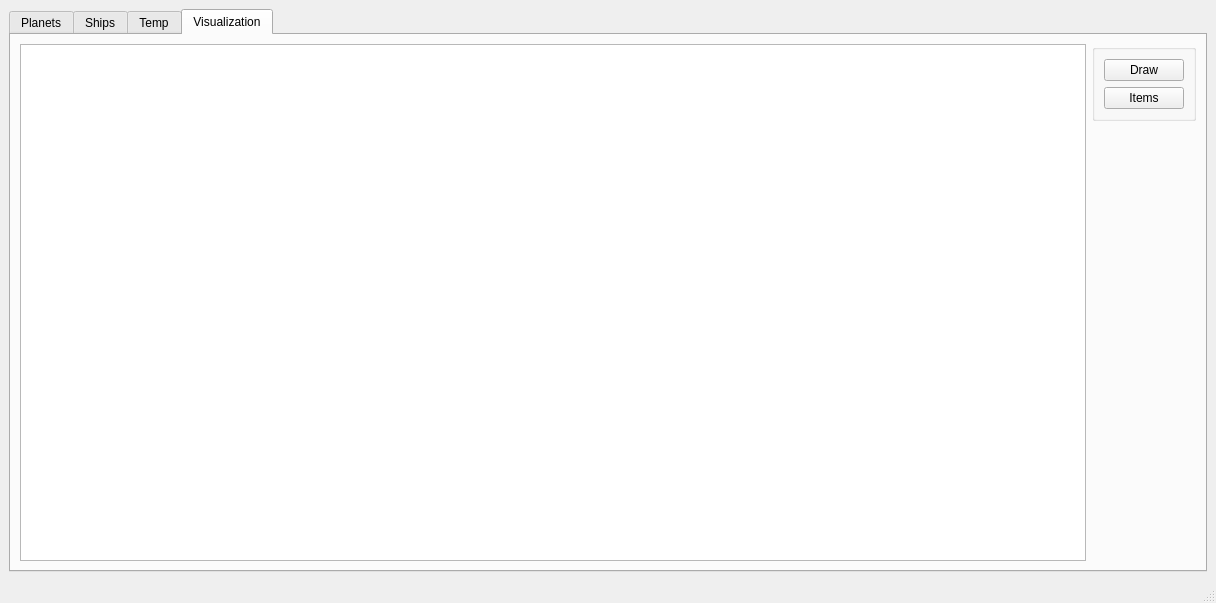
<?xml version="1.0" encoding="UTF-8"?>
<ui version="4.0">
 <class>MainWindow</class>
 <widget class="QMainWindow" name="MainWindow">
  <property name="geometry">
   <rect>
    <x>0</x>
    <y>0</y>
    <width>1216</width>
    <height>603</height>
   </rect>
  </property>
  <property name="windowTitle">
   <string>MainWindow</string>
  </property>
  <widget class="QWidget" name="centralwidget">
   <layout class="QGridLayout" name="gridLayout_2">
    <item row="0" column="0">
     <widget class="QTabWidget" name="tabWidget">
      <property name="currentIndex">
       <number>3</number>
      </property>
      <widget class="QWidget" name="tab_planets">
       <attribute name="title">
        <string>Planets</string>
       </attribute>
       <layout class="QGridLayout" name="gridLayout">
        <item row="0" column="0" rowspan="2">
         <layout class="QVBoxLayout" name="verticalLayout">
          <item>
           <widget class="QLabel" name="label">
            <property name="text">
             <string>CGalaxy</string>
            </property>
           </widget>
          </item>
          <item>
           <widget class="QListWidget" name="listWidget_CGalaxy"/>
          </item>
         </layout>
        </item>
        <item row="0" column="1" rowspan="2">
         <layout class="QVBoxLayout" name="verticalLayout_2">
          <item>
           <widget class="QLabel" name="label_2">
            <property name="text">
             <string>CSector</string>
            </property>
           </widget>
          </item>
          <item>
           <widget class="QListWidget" name="listWidget_CSector"/>
          </item>
         </layout>
        </item>
        <item row="0" column="2" rowspan="2">
         <layout class="QVBoxLayout" name="verticalLayout_3">
          <item>
           <widget class="QLabel" name="label_3">
            <property name="text">
             <string>CSolarSystem</string>
            </property>
           </widget>
          </item>
          <item>
           <widget class="QListWidget" name="listWidget_CSolarSystem"/>
          </item>
         </layout>
        </item>
        <item row="0" column="3" rowspan="2">
         <layout class="QVBoxLayout" name="verticalLayout_4">
          <item>
           <widget class="QLabel" name="label_4">
            <property name="text">
             <string>CPlanet</string>
            </property>
           </widget>
          </item>
          <item>
           <widget class="QListWidget" name="listWidget_CPlanet"/>
          </item>
         </layout>
        </item>
        <item row="0" column="4" rowspan="2">
         <layout class="QVBoxLayout" name="verticalLayout_5">
          <item>
           <widget class="QLabel" name="label_5">
            <property name="text">
             <string>Info</string>
            </property>
           </widget>
          </item>
          <item>
           <widget class="QListWidget" name="listWidget_Info"/>
          </item>
         </layout>
        </item>
        <item row="0" column="5">
         <spacer name="verticalSpacer">
          <property name="orientation">
           <enum>Qt::Vertical</enum>
          </property>
          <property name="sizeHint" stdset="0">
           <size>
            <width>20</width>
            <height>40</height>
           </size>
          </property>
         </spacer>
        </item>
        <item row="1" column="5">
         <layout class="QVBoxLayout" name="verticalLayout_6">
          <item>
           <widget class="QDoubleSpinBox" name="doubleSpinBox">
            <property name="decimals">
             <number>10</number>
            </property>
            <property name="singleStep">
             <double>0.010000000000000</double>
            </property>
           </widget>
          </item>
          <item>
           <widget class="QPushButton" name="pushButton_Generate">
            <property name="text">
             <string>Generate</string>
            </property>
           </widget>
          </item>
         </layout>
        </item>
       </layout>
      </widget>
      <widget class="QWidget" name="tab_ships">
       <attribute name="title">
        <string>Ships</string>
       </attribute>
       <widget class="QTableWidget" name="tableWidget">
        <property name="geometry">
         <rect>
          <x>30</x>
          <y>20</y>
          <width>681</width>
          <height>192</height>
         </rect>
        </property>
        <column>
         <property name="text">
          <string>№</string>
         </property>
        </column>
        <column>
         <property name="text">
          <string>From</string>
         </property>
        </column>
        <column>
         <property name="text">
          <string>To</string>
         </property>
        </column>
        <column>
         <property name="text">
          <string>Type</string>
         </property>
        </column>
        <column>
         <property name="text">
          <string>Value</string>
         </property>
        </column>
        <column>
         <property name="text">
          <string>Time</string>
         </property>
        </column>
       </widget>
       <widget class="QGroupBox" name="groupBox">
        <property name="geometry">
         <rect>
          <x>30</x>
          <y>230</y>
          <width>551</width>
          <height>111</height>
         </rect>
        </property>
        <property name="title">
         <string>Отправка</string>
        </property>
        <widget class="QComboBox" name="comboBox">
         <property name="geometry">
          <rect>
           <x>50</x>
           <y>50</y>
           <width>131</width>
           <height>22</height>
          </rect>
         </property>
        </widget>
        <widget class="QSpinBox" name="spinBox">
         <property name="geometry">
          <rect>
           <x>100</x>
           <y>20</y>
           <width>42</width>
           <height>22</height>
          </rect>
         </property>
        </widget>
        <widget class="QSpinBox" name="spinBox_2">
         <property name="geometry">
          <rect>
           <x>170</x>
           <y>20</y>
           <width>42</width>
           <height>22</height>
          </rect>
         </property>
        </widget>
        <widget class="QSpinBox" name="spinBox_3">
         <property name="geometry">
          <rect>
           <x>260</x>
           <y>20</y>
           <width>42</width>
           <height>22</height>
          </rect>
         </property>
        </widget>
       </widget>
      </widget>
      <widget class="QWidget" name="tab_temp">
       <attribute name="title">
        <string>Temp</string>
       </attribute>
       <widget class="QGroupBox" name="groupBox_find">
        <property name="geometry">
         <rect>
          <x>10</x>
          <y>10</y>
          <width>651</width>
          <height>181</height>
         </rect>
        </property>
        <property name="title">
         <string>Find</string>
        </property>
        <layout class="QGridLayout" name="gridLayout_3">
         <item row="0" column="0">
          <widget class="QLineEdit" name="lineEdit_find"/>
         </item>
         <item row="0" column="1">
          <widget class="QPushButton" name="pushButton_findByName">
           <property name="text">
            <string>Find by name</string>
           </property>
          </widget>
         </item>
         <item row="1" column="0">
          <widget class="QSpinBox" name="spinBox_find"/>
         </item>
         <item row="1" column="1">
          <widget class="QPushButton" name="pushButton_findByID">
           <property name="text">
            <string>Find by ID</string>
           </property>
          </widget>
         </item>
         <item row="2" column="0" colspan="2">
          <spacer name="verticalSpacer_2">
           <property name="orientation">
            <enum>Qt::Vertical</enum>
           </property>
           <property name="sizeType">
            <enum>QSizePolicy::Fixed</enum>
           </property>
           <property name="sizeHint" stdset="0">
            <size>
             <width>211</width>
             <height>17</height>
            </size>
           </property>
          </spacer>
         </item>
         <item row="3" column="0" colspan="2">
          <widget class="QLabel" name="label_find">
           <property name="text">
            <string/>
           </property>
          </widget>
         </item>
        </layout>
       </widget>
      </widget>
      <widget class="QWidget" name="tab">
       <attribute name="title">
        <string>Visualization</string>
       </attribute>
       <layout class="QGridLayout" name="gridLayout_5">
        <item row="0" column="0" rowspan="2">
         <widget class="QGraphicsView" name="graphicsView"/>
        </item>
        <item row="0" column="1">
         <widget class="QGroupBox" name="groupBox_2">
          <property name="title">
           <string/>
          </property>
          <layout class="QGridLayout" name="gridLayout_4">
           <item row="0" column="0">
            <widget class="QPushButton" name="pushButton_draw">
             <property name="text">
              <string>Draw</string>
             </property>
            </widget>
           </item>
           <item row="1" column="0">
            <widget class="QPushButton" name="pushButton_items">
             <property name="text">
              <string>Items</string>
             </property>
            </widget>
           </item>
          </layout>
         </widget>
        </item>
        <item row="1" column="1">
         <spacer name="verticalSpacer_3">
          <property name="orientation">
           <enum>Qt::Vertical</enum>
          </property>
          <property name="sizeHint" stdset="0">
           <size>
            <width>20</width>
            <height>419</height>
           </size>
          </property>
         </spacer>
        </item>
       </layout>
      </widget>
     </widget>
    </item>
   </layout>
  </widget>
  <widget class="QMenuBar" name="menubar">
   <property name="geometry">
    <rect>
     <x>0</x>
     <y>0</y>
     <width>1216</width>
     <height>21</height>
    </rect>
   </property>
  </widget>
  <widget class="QStatusBar" name="statusbar"/>
 </widget>
 <resources/>
 <connections/>
</ui>
